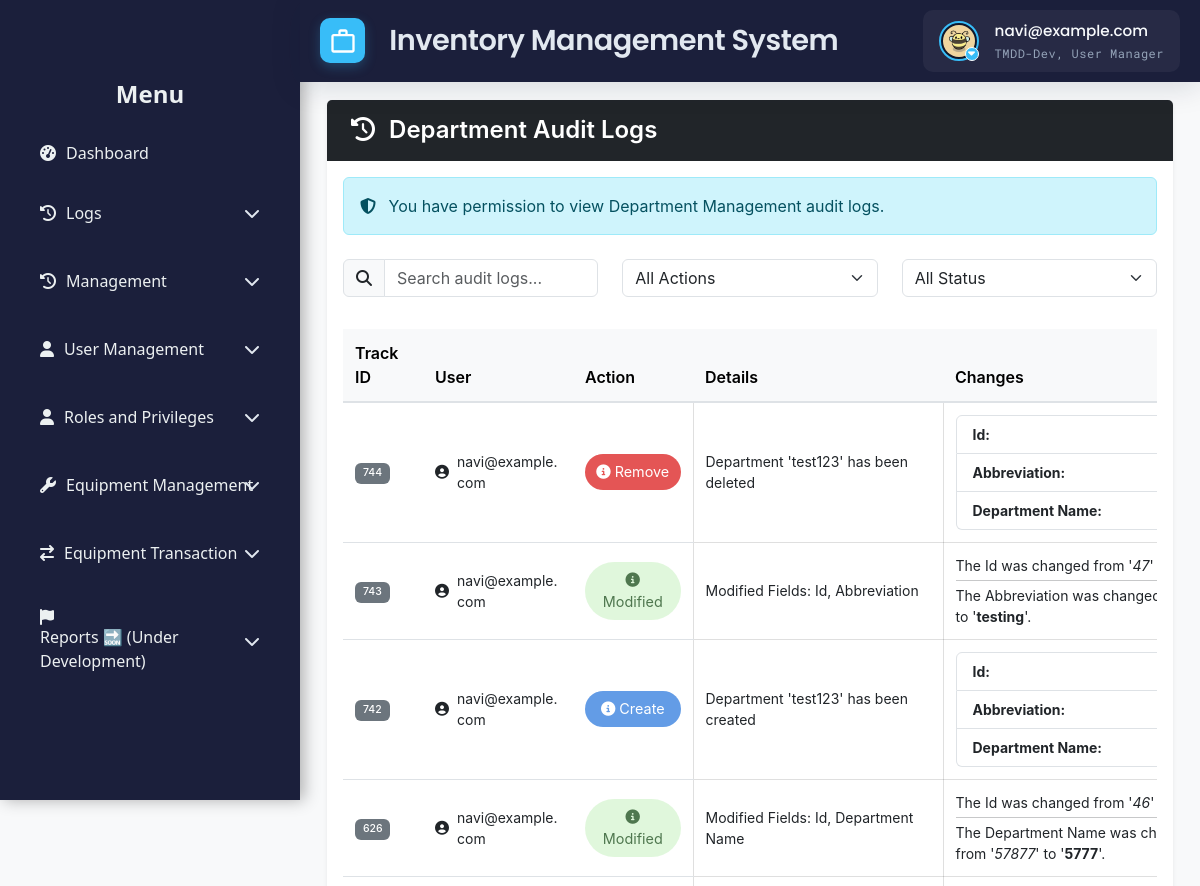
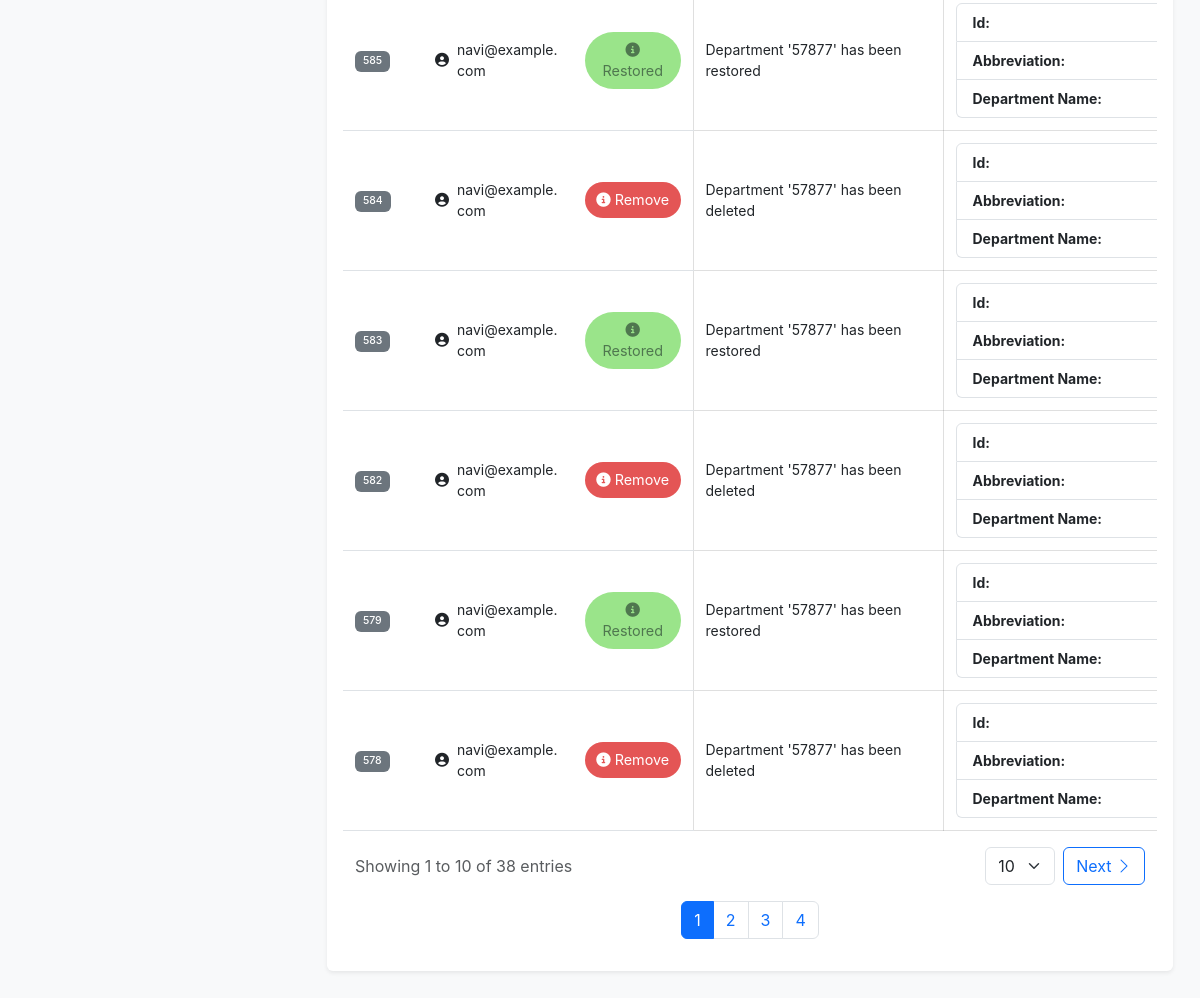
The page /src/view/php/modules/log_management/audit_manager/department_audit_log.php (signed in) on the database its author committed (2 pictures, top to bottom).
### tables this page shows
CREATE TABLE `users` (
  `id` int(11) NOT NULL,
  `username` varchar(50) NOT NULL,
  `email` varchar(100) NOT NULL,
  `password` varchar(255) NOT NULL,
  `first_name` varchar(100) DEFAULT NULL,
  `last_name` varchar(100) DEFAULT NULL,
  `date_created` timestamp NULL DEFAULT current_timestamp(),
  `status` enum('Offline','Online') NOT NULL,
  `is_disabled` tinyint(1) NOT NULL DEFAULT 0,
  `profile_pic_path` varchar(2048) DEFAULT NULL
);

CREATE TABLE `audit_log` (
  `TrackID` int(11) NOT NULL,
  `UserID` int(11) NOT NULL,
  `EntityID` int(11) DEFAULT NULL,
  `Action` varchar(255) NOT NULL,
  `Details` text DEFAULT NULL,
  `OldVal` text DEFAULT NULL,
  `NewVal` text DEFAULT NULL,
  `Module` varchar(255) NOT NULL,
  `Status` varchar(50) DEFAULT NULL,
  `Date_Time` datetime NOT NULL
);

### src/view/php/modules/log_management/audit_manager/department_audit_log.php (the view, shortened to what this page needs)
<?php
require '../../../../../../config/ims-tmdd.php';
include '../../../general/header.php';
include '../../../general/sidebar.php';
$query = "SELECT audit_log.*, users.email AS email
          FROM audit_log
          LEFT JOIN users ON audit_log.UserID = users.id
          WHERE audit_log.Module = 'Department Management'
          ORDER BY audit_log.TrackID DESC";
$stmt = $pdo->prepare($query);
$stmt->execute();
$auditLogs = $stmt->fetchAll(PDO::FETCH_ASSOC);
function formatNewValue($jsonStr)
{
    $data = json_decode($jsonStr, true);
    $html = '<ul class="list-group">';
    foreach ($data as $key => $value) {
        $displayValue = is_null($value) ? '<em>null</em>' : htmlspecialchars($value);
        $friendlyKey = ucwords(str_replace('_', ' ', $key));
        $html .= '<li class="list-group-item d-flex justify-content-between align-items-center">
                    <strong>' . $friendlyKey . ':</strong> <span>' . $displayValue . '</span>
                  </li>';
    }
    $html .= '</ul>';
    return $html;
}
function formatAuditDiff($oldJson, $newJson, $status = null)
{
    $oldData = json_decode($oldJson, true);
    $newData = json_decode($newJson, true);
    $keys = array_unique(array_merge(array_keys($oldData), array_keys($newData)));
    $descriptions = [];
    foreach ($keys as $key) {
        $oldVal = $oldData[$key] ?? '';
        $newVal = $newData[$key] ?? '';
        if ($oldVal !== $newVal) {
            $friendlyField = ucwords(str_replace('_', ' ', $key));
            $descriptions[] = "The {$friendlyField} was changed from '<em>{$oldVal}</em>' to '<strong>{$newVal}</strong>'.";
        }
    }
    $html = '<ul class="list-unstyled mb-0">';
    $total = count($descriptions);
    $i = 0;
    foreach ($descriptions as $desc) {
        $html .= "<li>{$desc}";
        if (++$i < $total) {
            $html .= "<hr class='my-1'>";
        }
        $html .= "</li>";
    }
    $html .= "</ul>";
    return $html;
}
function getActionIcon($action)
{
    $action = strtolower($action);
    $icons = [
        'modified' => '<i class="fas fa-edit"></i>',
        'add'      => '<i class="fas fa-plus-circle"></i>',
        'create'   => '<i class="fas fa-plus-circle"></i>',
        'remove'   => '<i class="fas fa-trash"></i>',
        'delete'   => '<i class="fas fa-trash"></i>',
        'restored' => '<i class="fas fa-undo"></i>'
    ];
    return $icons[$action] ?? '<i class="fas fa-info-circle"></i>';
}
function formatDetailsAndChanges($log)
{
    $action = strtolower($log['Action'] ?? '');
    $oldData = ($log['OldVal'] !== null) ? json_decode($log['OldVal'], true) : [];
    $newData = ($log['NewVal'] !== null) ? json_decode($log['NewVal'], true) : [];
    $departmentName = $newData['department_name'] ?? $oldData['department_name'] ?? 'Unknown Department';
    $details = '';
    $changes = '';
    switch ($action) {
        case 'add':
        case 'create':
            $details = htmlspecialchars("Department '{$departmentName}' has been created");
            $changes = formatNewValue($log['NewVal']);
            break;
        case 'modified':
        case 'update':
            $changedFields = getChangedFieldNames($oldData, $newData);
            $details = !empty($changedFields)
                ? "Modified Fields: " . htmlspecialchars(implode(', ', $changedFields))
                : "Modified department: " . htmlspecialchars($departmentName);
            $changes = formatAuditDiff($log['OldVal'], $log['NewVal'], $log['Status']);
            break;
        case 'delete':
        case 'remove':
            $details = htmlspecialchars("Department '{$departmentName}' has been deleted");
            $changes = formatNewValue($log['OldVal']);
            break;
        default:
            $details = htmlspecialchars($log['Details'] ?? '');
            $oldFormatted = isset($log['OldVal']) ? formatNewValue($log['OldVal']) : '';
            $newFormatted = isset($log['NewVal']) ? formatNewValue($log['NewVal']) : '';
            if (!empty($newFormatted)) {
                $changes = $newFormatted;
            } elseif (!empty($oldFormatted)) {
                $changes = $oldFormatted;
            } else {
                $changes = 'No changes';
            }
            break;
    }
    return [$details, $changes];
}
function getChangedFieldNames(array $oldData, array $newData)
{
    $changed = [];
    $allKeys = array_unique(array_merge(array_keys($oldData), array_keys($newData)));
    foreach ($allKeys as $key) {
        if (($oldData[$key] ?? null) !== ($newData[$key] ?? null)) {
            $changed[] = ucwords(str_replace('_', ' ', $key));
        }
    }
    return $changed;
}
?>
<!DOCTYPE html>
<html lang="en">
<head>
    <link rel="preload" href="<?php echo BASE_URL; ?>src/view/styles/css/audit_log.css" as="style"
          onload="this.onload=null;this.rel='stylesheet'">
</head>
<body>
<div class="main-content">
    <div class="container-fluid">
        <div class="card">
            <div class="card-header d-flex justify-content-between align-items-center bg-dark">
                <h3 class="text-white">
                    <i class="fas fa-history me-2"></i>
                    Department Audit Logs
                </h3>
            </div>
            <div class="card-body">
                <div class="alert alert-info mb-4">
                    <i class="fas fa-shield-alt me-2"></i>
                    You have permission to view Department Management audit logs.
                </div>
                <div class="row mb-4">
                    <div class="col-md-4 mb-2">
                        <div class="input-group">
                            <span class="input-group-text"><i class="fas fa-search"></i></span>
                            <input type="text" id="searchInput" class="form-control" placeholder="Search audit logs...">
                        </div>
                    </div>
                    <div class="col-md-4 mb-2">
                        <select id="filterAction" class="form-select">
                            <option value="">All Actions</option>
                        </select>
                    </div>
                    <div class="col-md-4 mb-2">
                        <select id="filterStatus" class="form-select">
                            <option value="">All Status</option>
                        </select>
                    </div>
                </div>
                <div class="table-responsive" id="table">
                    <table class="table table-hover">
                        <colgroup>
                            <col class="track">
                            <col class="user">
                            <col class="action">
                            <col class="details">
                            <col class="changes">
                            <col class="status">
                            <col class="date">
                        </colgroup>
                        <thead class="table-light">
                        <tr>
                            <th>Track ID</th>
                            <th>User</th>
                            <th>Action</th>
                            <th>Details</th>
                            <th>Changes</th>
                        </tr>
                        </thead>
                        <tbody id="auditTable">
                        <?php if (!empty($auditLogs)): ?>
                            <?php foreach ($auditLogs as $log):
                                list($detailsHTML, $changesHTML) = formatDetailsAndChanges($log);
                                ?>
                                <tr>
                                    <td data-label="Track ID">
                                        <span class="badge bg-secondary">
                                            <?php echo htmlspecialchars($log['TrackID']); ?>
                                        </span>
                                    </td>
                                    <td data-label="User">
                                        <div class="d-flex align-items-center">
                                            <i class="fas fa-user-circle me-2"></i>
                                            <?php echo htmlspecialchars($log['email'] ?? 'N/A'); ?>
                                        </div>
                                    </td>
                                    <td data-label="Action">
                                        <?php
                                        $actionText = ucfirst($log['Action'] ?? 'Unknown');
                                        echo "<span class='action-badge action-" . strtolower($actionText) . "'>";
                                        echo getActionIcon($actionText) . ' ' . htmlspecialchars($actionText);
                                        echo "</span>";
                                        ?>
                                    </td>
                                    <td data-label="Details" class="data-container">
                                        <?php echo nl2br($detailsHTML); ?>
                                    </td>
                                    <td data-label="Changes" class="data-container">
                                        <?php echo $changesHTML; ?>
                                    </td>
                                </tr>
                            <?php endforeach; ?>
                        <?php endif; ?>
                        </tbody>
                    </table>
                    <div class="container-fluid">
                        <div class="row align-items-center g-3">
                            <div class="col-12 col-sm-auto">
                                <div class="text-muted">
                                    Showing <span id="currentPage">1</span> to <span id="rowsPerPage">20</span> of <span id="totalRows">100</span> entries
                                </div>
                            </div>
                            <div class="col-12 col-sm-auto ms-sm-auto">
                                <div class="d-flex align-items-center gap-2">
                                    <select id="rowsPerPageSelect" class="form-select" style="width: auto;">
                                        <option value="10" selected>10</option>
                                    </select>
                                    <button id="nextPage" class="btn btn-outline-primary d-flex align-items-center gap-1">
                                        Next <i class="bi bi-chevron-right"></i>
                                    </button>
                                </div>
                            </div>
                        </div>
                        <div class="row mt-3">
                            <div class="col-12">
                                <ul class="pagination justify-content-center" id="pagination"></ul>
                            </div>
                        </div>
                    </div>
                </div>
            </div>
        </div>
    </div>
</div>
</body>
</html>

### src/view/php/general/header.php (shortened to what this page needs)
<?php
$user_id = $_SESSION['user_id'] ?? null;
if ($user_id !== null) {
   $stmt = $pdo->prepare("SELECT profile_pic_path FROM users WHERE id = ?");
   $stmt->execute([$user_id]);
   $user = $stmt->fetch(PDO::FETCH_ASSOC);
} else {
   die("User not logged in.");
}
$role = isset($_SESSION["role"]) ? $_SESSION["role"] : "";
$email = $_SESSION['email'];
?>
<!DOCTYPE html>
<html lang="en">
<head>
    <link href="https://cdn.jsdelivr.net/npm/bootstrap@5.2.3/dist/css/bootstrap.min.css" rel="stylesheet">
    <link href="https://cdn.jsdelivr.net/npm/bootstrap-icons@1.10.3/font/bootstrap-icons.css" rel="stylesheet">
    <link rel="stylesheet"
          href="https://cdn.jsdelivr.net/npm/bootstrap@5.3.0/dist/css/bootstrap.min.css">
    <link rel="stylesheet"
          href="https://cdnjs.cloudflare.com/ajax/libs/font-awesome/6.4.0/css/all.min.css">
    <link href="https://cdn.jsdelivr.net/npm/select2@4.1.0-rc.0/dist/css/select2.min.css" rel="stylesheet" />
    <link href="https://cdn.jsdelivr.net/npm/select2@4.1.0-rc.0/dist/css/select2.min.css" rel="stylesheet" />
    <link rel="stylesheet" href="<?php echo BASE_URL; ?>src/view/styles/css/toast.css">
    <link rel="stylesheet" href="<?php echo BASE_URL; ?>src/view/styles/css/header_footer.css">
</head>
<body>
<header class="header">
      <div class="logo-container">
        <div class="logo-icon">
            <svg viewBox="0 0 24 24">
                <path d="M20 6h-4V4c0-1.1-.9-2-2-2h-4c-1.1 0-2 .9-2 2v2H4c-1.1 0-2 .9-2 2v12c0 1.1.9 2 2 2h16c1.1 0 2-.9 2-2V8c0-1.1-.9-2-2-2zM10 4h4v2h-4V4zm10 16H4V8h16v12z"/>
            </svg>
        </div>
        <div>
            <div class="logo-text">Inventory Management System</div>
        </div>
    </div>
    <div class="header-widgets">
        <div class="user-profile" onclick="toggleDropdown()">
            <div class="profile-picture-container">
            <img
                src="<?= BASE_URL .
                    (
                        !empty($user['profile_pic_path'])
                            ? 'public/' . htmlspecialchars($user['profile_pic_path'])
                            : 'public/assets/img/default_profile.jpg'
                    )
                ?>"
                alt="User Profile"
                class="profile-picture"
            />
                <span class="dropdown-indicator"><i class="fas fa-caret-down"></i></span>
            </div>
            <div class="user-info">
                <div class="user-name"><?php echo $email; ?></div>
                <div class="user-role"><?php echo $role; ?> </div>
            </div>
        </div>
    </div>
</header>
</body>
</html>

### rows shown on the page
users: profile_pic_path (picture)
audit_log: TrackID "744", UserID.email "navi@example.com", Action "Remove", detailsHTML "Department 'test123' has been deleted", friendlyKey "Id", friendlyKey "Abbreviation", friendlyKey "Department Name"
audit_log: TrackID "743", UserID.email "navi@example.com", Action "Modified", detailsHTML "Modified Fields: Id, Abbreviation", friendlyField "Id", OldVal "47", friendlyField "Abbreviation", NewVal "testing"
audit_log: TrackID "742", UserID.email "navi@example.com", Action "Create", detailsHTML "Department 'test123' has been created", friendlyKey "Id", friendlyKey "Abbreviation", friendlyKey "Department Name"
audit_log: TrackID "626", UserID.email "navi@example.com", Action "Modified", detailsHTML "Modified Fields: Id, Department Name", friendlyField "Id", OldVal "46", friendlyField "Department Name", OldVal "57877", NewVal "5777"
audit_log: TrackID "585", UserID.email "navi@example.com", Action "Restored", detailsHTML "Department '57877' has been restored", friendlyKey "Id", friendlyKey "Abbreviation", friendlyKey "Department Name"
audit_log: TrackID "584", UserID.email "navi@example.com", Action "Remove", detailsHTML "Department '57877' has been deleted", friendlyKey "Id", friendlyKey "Abbreviation", friendlyKey "Department Name"
audit_log: TrackID "583", UserID.email "navi@example.com", Action "Restored", detailsHTML "Department '57877' has been restored", friendlyKey "Id", friendlyKey "Abbreviation", friendlyKey "Department Name"
audit_log: TrackID "582", UserID.email "navi@example.com", Action "Remove", detailsHTML "Department '57877' has been deleted", friendlyKey "Id", friendlyKey "Abbreviation", friendlyKey "Department Name"
audit_log: TrackID "579", UserID.email "navi@example.com", Action "Restored", detailsHTML "Department '57877' has been restored", friendlyKey "Id", friendlyKey "Abbreviation", friendlyKey "Department Name"
audit_log: TrackID "578", UserID.email "navi@example.com", Action "Remove", detailsHTML "Department '57877' has been deleted", friendlyKey "Id", friendlyKey "Abbreviation", friendlyKey "Department Name"

### other values the page prints
$email "navi@example.com"
$role "TMDD-Dev, User Manager"
